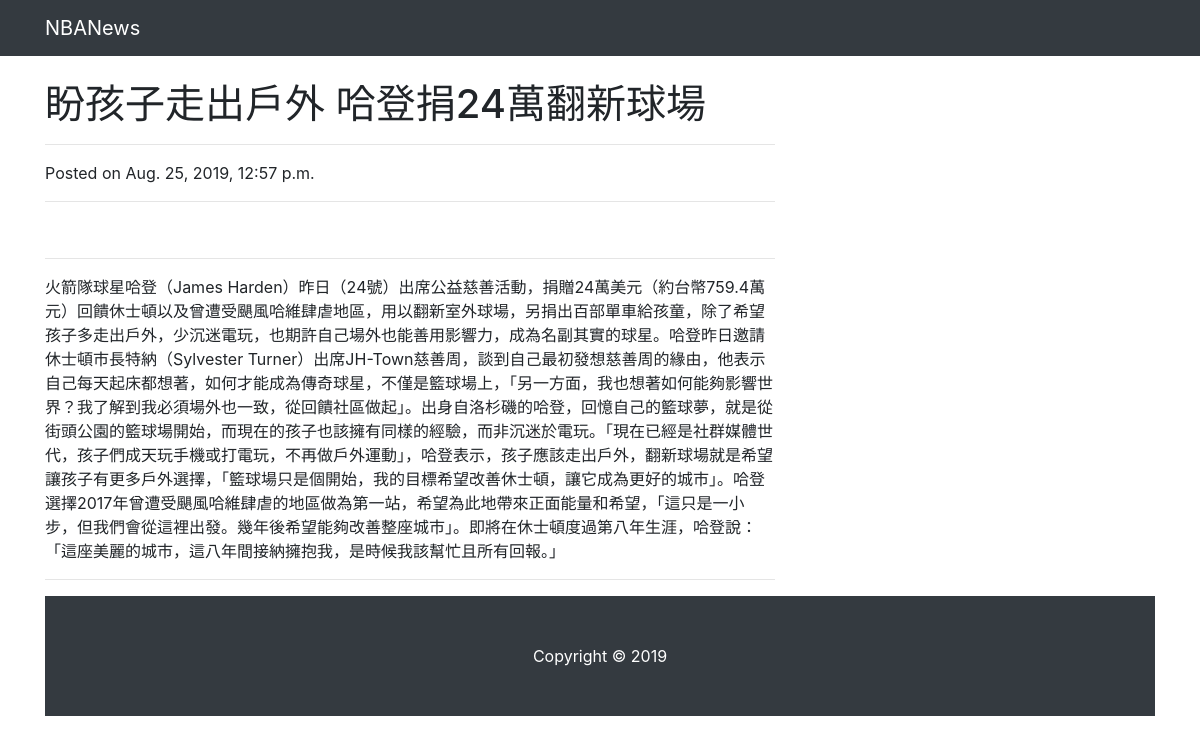
Screenshot of /news_detail/13 with the database file from the repository.
### crawler/models.py (models this page shows)
class News(models.Model):
    title = models.CharField(max_length=100, blank=True)
    description = models.TextField(blank=True)
    content = models.TextField(blank=True)
    img_url = models.URLField(blank=True)
    created_at = models.DateTimeField(blank=True)
    class Meta:
        managed = True
        verbose_name = 'News'

### crawler/views.py (the view)
# urls.py: path('news_detail/<int:news_id>', News_Detail.as_view()),
class News_Detail(TemplateView):
    template_name = 'news.html'
    def get(self, request, news_id):
        News = apps.get_model('crawler', 'News')
        try:
            news = News.objects.get(id = news_id)
            news_detail = {
                'title' : news.title,
                'content' : news.content,
                'img_url' : news.img_url,
                'created_at' : news.created_at
            }
        except Exception as e:
            print('Error:', e)
            return HttpResponseNotFound("<h1>News Not Found</h1>")
        return render(request, self.template_name, {'news_detail': news_detail})

### templates/news.html (shortened to what this page needs)
{% extends "base.html" %}
{% if news_detail %}
    {% block news_title %}{{news_detail.title}}{% endblock %}
    {% block ctime %}{{news_detail.created_at}}{% endblock %}
    {% block paragraph %}{{news_detail.content}}{%endblock%}
{% endif %}

### static/css/blog-post.css (style rules this page uses)
body { padding-top: 56px; }

### rows the page displays
News: title "盼孩子走出戶外 哈登捐24萬翻新球場", created_at "Aug. 25, 2019, 12:57 p.m.", content "火箭隊球星哈登（James Harden）昨日（24號）出席公益慈善活動，捐贈24萬美元（約台幣759.4萬元）回饋休士頓以及曾遭受颶風哈維肆虐地區，用以翻新室外球場，另捐出百部單車給孩童，除了希望孩子多走出戶外，少沉迷電玩，也期許自己場外也能善用影響力，成為名副其實的球星。哈登昨日邀請休士頓市長特納（Sylvester Turner）出席JH-Town慈善周，談到自己最初發想慈善周的緣由，他表示自己每天起床都想著，如何才能成為傳奇球星，不僅是籃球場上，「另一方面，我也想著如何能夠影響世界？我了解到我必須場外也一致，從回饋社區做起」。出身自洛杉磯的哈登，回憶自己的籃球夢，就是從街頭公園的籃球場開始，而現在的孩子也該擁有同樣的經驗，而非沉迷於電玩。「現在已經是社群媒體世代，孩子們成天玩手機或打電玩，不再做戶外運動」，哈登表示，孩子應該走出戶外，翻新球場就是希望讓孩子有更多戶外選擇，「籃球場只是個開始，我的目標希望改善休士頓，讓它成為更好的城市」。哈登選擇2017年曾遭受颶風哈維肆虐的地區做為第一站，希望為此地帶來正面能量和希望，「這只是一小步，但我們會從這裡出發。幾年後希望能夠改善整座城市」。即將在休士頓度過第八年生涯，哈登說：「這座美麗的城市，這八年間接納擁抱我，是時候我該幫忙且所有回報。」"
